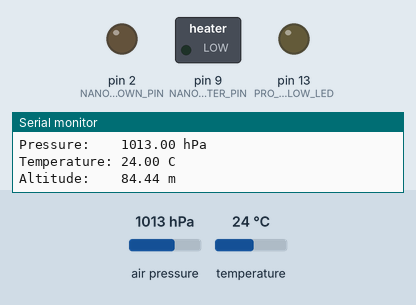
Simulated run of this sketch. Board: Arduino Uno, built with avr-gcc and run on an emulated ATmega328P. Shown: switched loads named in the sketch (green lamp = pin HIGH), output pins drawn as LEDs (lit = HIGH), the last lines printed to the serial monitor. Inputs (shaded band) come from the test bench; at power-on: temperature 24 °C, air pressure 1013 hPa. EEPROM starts erased.

Above: at 6.4 s.
6.5 s: temperature set to 2.2 °C
14.1 s: temperature set to 1.7 °C
At 14.9 s:
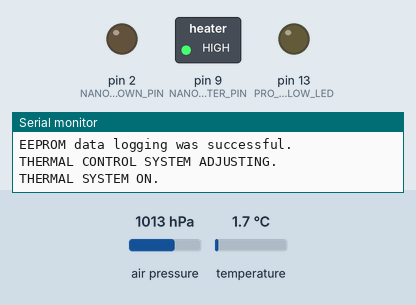
17.2 s: temperature set to 12 °C
At 18.4 s:
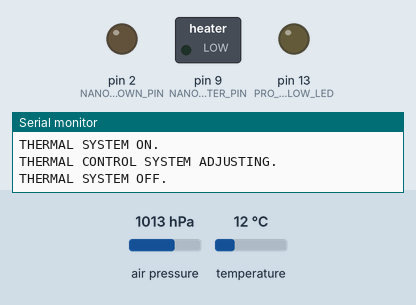
20.3 s: temperature set to 0 °C
At 20.8 s:
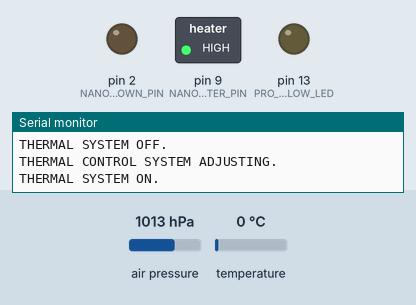
Timing chart, 0 to 23.3 s (numbered marks = the images above; inputs shaded):
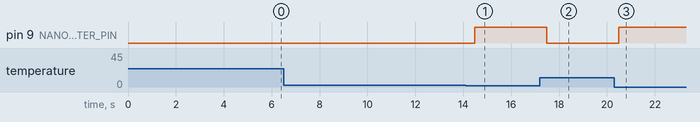

Measured:
- the behaviour switches between 2 and 1.9 °C on temperature (found by bisection; images 0 and 1)
- after the input at 14.1 s, pin 9 (NANO_HEATSINK_HEATER_PIN): LOW → HIGH after 0.39 s
- after the input at 17.2 s, pin 9 (NANO_HEATSINK_HEATER_PIN): HIGH → LOW after 0.29 s
- after the input at 20.3 s, pin 9 (NANO_HEATSINK_HEATER_PIN): LOW → HIGH after 0.19 s

The sketch:

OverviewOneMarkII.ino
```cpp
#include <Wire.h>
#include <EEPROM.h>
#include <Adafruit_Sensor.h>
#include <Adafruit_BMP085_U.h>

/* This driver assumes you are using the Arduino Pro Mini 3.3V wired as follows:
 * https://upverter.com/SolX2010/882c528eb42e3c1a/Balloon-Flight-1/
 *
 * This driver uses the Adafruit unified sensor library (Adafruit_Sensor),
 * which provides a common 'type' for sensor data and some helper functions.
 *
 * To use this driver you will also need to download the Adafruit_Sensor
 * library and include it in your libraries folder.
 * You should also assign a unique ID to this sensor for use with
 * the Adafruit Sensor API so that you can identify this particular
 * sensor in any data logs, etc.  To assign a unique ID, simply
 * provide an appropriate value in the constructor below (12345
 * is used by default in this example).
 *
 * Connections
 * ===========
 * Connect SCL to analog 5
 * Connect SDA to analog 4
 * Connect VDD to 3.3V DC
 * Connect GROUND to common ground (GND)
 *
 * History
 * =======
 * 2015/10/22 Initial code base
 */


/***************************************************************************
 * USEFUL CONSTANTS
 ***************************************************************************/
enum
{

  DEBUG = 1,                     //Change to 0 to turn OFF debug statments
  PRO_MINI = 2,
  NANO = 3,
  UNO = 4,
  NO_BUTTON = 0,
  SHORT_BUTTON_PRESS = 1,
  LONG_BUTTON_PRESS = 4,
  BUTTON_DEPRESS_MS_RESOLUTION = 10, //Software button debounce of 10 ms
  HYSTERSIS_DELAY = 500

}; //END ENUM


/***************************************************************************
 * HARDWARE PIN CONFIGURATION CONSTANTS
 * Arduino Pro Mini 5V/16 MHz ATmega328, Esplora 5V/16 MHz ATmega32u4,
 * Nano 5V/16 MHz ATmega328, & Uno 5V/16 MHz ATmega16U2 pin configuration
 * @see https://www.arduino.cc/en/Main/Products
 ***************************************************************************/
enum
{
  // The Arduino Nano, Uno, and Pro Mini use the following:
  // Outputs: D2 and D9
  // Inputs: D5, D6, D7, D8,

  NANO_CUTDOWN_PIN = 2,
  NANO_BUTTON_1_PIN = 5,
  NANO_BUTTON_2_PIN = 6,
  NANO_BUTTON_3_PIN = 7,
  NANO_BUTTON_4_PIN = 8,
  NANO_HEATSINK_HEATER_PIN = 9,

  UNO_CUTDOWN_PIN = 2,
  UNO_BUTTON_1_PIN = 5,
  UNO_BUTTON_2_PIN = 6,
  UNO_BUTTON_3_PIN = 7,
  UNO_BUTTON_4_PIN = 8,
  UNO_HEATSINK_HEATER_PIN = 9,

  PRO_MINI_CUTDOWN_PIN = 2,
  PRO_MINI_BUTTON_1_PIN = 5,
  PRO_MINI_BUTTON_2_PIN = 6,
  PRO_MINI_BUTTON_3_PIN = 7,
  PRO_MINI_BUTTON_4_PIN = 8,
  PRO_MINI_HEATSINK_HEATER_PIN = 9,
  PRO_MINI_YELLOW_LED = 13,         //D13

}; //END ENUM


/***************************************************************************
 * AVERAGE CUTDOWN TIME CONSTANTS
 ***************************************************************************/
enum
{

  BALLOON_HY_1600_100_000_FEET = 5379,     // seconds
  BALLOON_HY_1600_75_000_FEET  = 4034,     // seconds
  BALLOON_HY_1600_X_50_000_FEET  = 2689,   // seconds
  SEA_LEVEL_PRESSURE = 1023,               // hPa
  TARGET_MIN_TEMPERATURE =  2              // degrees C

}; //END ENUM


/***************************************************************************
 * GLOBAL VARIABLES
 ***************************************************************************/
int EEPROM_AddressPointer;         // Points to next memory location to write to

struct MyObject {                  // EEPROM.put() test structure
  float field1;
  byte field2;
  char name[10];
};


/***************************************************************************
 * PUBLIC FUNCTIONS
 ***************************************************************************/

Adafruit_BMP085_Unified bmp = Adafruit_BMP085_Unified(10085);

/**************************************************************************
 * Displays some basic information on this sensor from the unified
 * sensor API sensor_t type (see Adafruit_Sensor for more information)
 **************************************************************************/
void displaySensorDetails(void)
{
  sensor_t sensor;
  bmp.getSensor(&sensor);
  Serial.println("------------------------------------");
  Serial.print  ("Sensor:       ");
  Serial.println(sensor.name);
  Serial.print  ("Driver Ver:   ");
  Serial.println(sensor.version);
  Serial.print  ("Unique ID:    ");
  Serial.println(sensor.sensor_id);
  Serial.print  ("Max Value:    ");
  Serial.print(sensor.max_value);
  Serial.println(" hPa");
  Serial.print  ("Min Value:    ");
  Serial.print(sensor.min_value);    //300 hPa = 9 km 0 C = not between 10 and 27 km
  Serial.println(" hPa");
  Serial.print  ("Resolution:   ");
  Serial.print(sensor.resolution);
  Serial.println(" hPa");
  Serial.println("------------------------------------");
  Serial.println("");
  delay(5000);
}//END displaySensorDetails() FUNCTION


/*!
 * @brief Store temperature (degrees Celsius) and Pressure (hPa) into a 1 KB EEPROM.
 *
 * @details Thhis functions can write upto 128 8-Byte pieces of data to the 1KB EEPROM every
 * 100 seconds when using the Esplora, Nano, Pro Mini, and Uno Arduino products.
 *
 * @see https://www.arduino.cc/en/Reference/EEPROMPut
 *
 * @param currentTemperature temperature reading from the BMP085 sensor in degreees C.
 * @param currentPressure pressure reading from the BMP085 sensor in hPa.
 *
 * @return True if EEPROM has not overflowed - False otherwise
 */
bool LogData(float currentTemperature, float currentPressure)
{
  if (EEPROM_AddressPointer == EEPROM.length()) { // Memory pointer has overflowed
    if(DEBUG) Serial.println("ERROR! EEPROM full, please enter another quarter :)");
    float error = -1;
    EEPROM.put(0, error);         // Write -1 to EEMPROM address 0 to note overflow

    return false;
  }

  // Each float variable is 4 bytes long
  EEPROM.put(EEPROM_AddressPointer, currentTemperature);
  EEPROM_AddressPointer += sizeof(float);
  EEPROM.put(EEPROM_AddressPointer, currentPressure/100.00); //Convert Pa to hPa by dividing
  EEPROM_AddressPointer += sizeof(float);
  Serial.println("EEPROM data logging was successful.");
  return true;

}//END LogData() FUNCTION


/*!
 * @brief Deterime which thermal system (heating or cooling) to engage.
 *
 * @details This functions controls a N-channel Power MOSFET driver circuit to supply
 * current to a resistive aluminium heating element, which when off acts like a heat sink.
 *
 * @see https://upverter.com/SolX2010/882c528eb42e3c1a/Balloon-Flight-1/
 *
 * @param currentTemperature temperature reading from the BMP085 sensor in degreees C.
 *
 * @return NOTHING
 */
void adjustThermalControlSystem(int currentTemperature)
{
  if (DEBUG) Serial.println("THERMAL CONTROL SYSTEM ADJUSTING.");

  if(currentTemperature < TARGET_MIN_TEMPERATURE){
    if (DEBUG) Serial.println("THERMAL SYSTEM ON.");
    digitalWrite(PRO_MINI_HEATSINK_HEATER_PIN, HIGH);   // Turn ON MOSFET Q1 and heater
    delay(HYSTERSIS_DELAY);     //Hysteresis delay to stop thermal system from toggle high and low
  }
  else{
    if (DEBUG) Serial.println("THERMAL SYSTEM OFF.");
    digitalWrite(PRO_MINI_HEATSINK_HEATER_PIN, LOW);   // Turn OFF MOSFET Q1 and allow heat sink to cool electronics
    delay(HYSTERSIS_DELAY);     //Hysteresis delay to stop thermal system from toggle high and low
  }//END ELSEIDF

}//END adjustThermalControlSystem() FUNCTION


/*!
 * @brief Prints data in the 1KB EEPROM collected during flight.
 *
 * @details This functions reads and prints the 128 8-byte data pairs (temp & pressure)
 * stored by the logData function.
 *
 * @see https://www.arduino.cc/en/Tutorial/EEPROMGet
 *
 * @param NONE
 *
 * @return NOTHING
 */
void EEPROMGET(){
  float f = 0.00f;   //Variable to store data read from EEPROM.
  int eeAddress = 0; //EEPROM address to start reading from

  for (int i = 0; i <= 127; i++){
    EEPROM.get(eeAddress, f);
    Serial.print("\nEEPROM ADDRESS #");
    Serial.println(i);
    Serial.print("EEPROM DATA = ");
    Serial.println(f, 3);    //This may print 'ovf, nan' if the data inside the EEPROM is not a valid float.
    eeAddress += sizeof(float); //Move address to the next byte after float 'f'.
  }
}


/*!
 * @brief Example test code from Github for the BMP085 sensor.
 *
 * @details This precision sensor from Bosch is the best low-cost sensing solution for measuring
 * barometric pressure and temperature. Because pressure changes with altitude you can also use it
 * as an altimeter!
 *
 * @see https://github.com/adafruit/Adafruit_BMP085_Unified/blob/master/examples/sensorapi/sensorapi.pde
 *
 * @param NONE
 *
 * @return NOTHING
 */
void unitTestBMP085(void)
{

  // Test Adafruit_BMP085_Unified Class
  Serial.println("Testing EAdafruit_BMP085_Unified Class.");

  /* Get a new sensor event */
  sensors_event_t event;
  bmp.getEvent(&event);

  /* Display the results (barometric pressure is measure in hPa) */
  if (event.pressure)
  {
    /* Display atmospheric pressue in hPa */
    Serial.print("Pressure:    ");
    Serial.print(event.pressure);
    Serial.println(" hPa");

    /* Calculating altitude with reasonable accuracy requires pressure    *
     * sea level pressure for your position at the moment the data is     *
     * converted, as well as the ambient temperature in degress           *
     * celcius.  If you don't have these values, a 'generic' value of     *
     * 1013.25 hPa can be used (defined as SENSORS_PRESSURE_SEALEVELHPA   *
     * in sensors.h), but this isn't ideal and will give variable         *
     * results from one day to the next.                                  *
     *                                                                    *
     * You can usually find the current SLP value by looking at weather   *
     * websites or from environmental information centers near any major  *
     * airport.                                                           *
     *                                                                    *
     * For example, for Paris, France you can check the current mean      *
     * pressure and sea level at: http://bit.ly/16Au8ol                   */

    /* First we get the current temperature from the BMP085 */
    float temperature;
    bmp.getTemperature(&temperature);
    Serial.print("Temperature: ");
    Serial.print(temperature);
    Serial.println(" C");

    /* Then convert the atmospheric pressure, and SLP to altitude         *
     * Update this next line with the current SLP for better results      *
     * SLP = 1022 hPa at Denver International Airport                     */
    float seaLevelPressure = 1023.2; //SENSORS_PRESSURE_SEALEVELHPA;
    Serial.print("Altitude:    ");
    Serial.print(bmp.pressureToAltitude(seaLevelPressure, event.pressure));
    Serial.println(" m");
    Serial.println("");
  }
  else
  {
    Serial.println("Sensor error: DANGER, Will Robinson");
  }
  delay(1000);

  // Test EEPROM.put() function
  Serial.print("Testing EEPROM.put() function");
  float f = 123.456f;  //Variable to store in EEPROM.
  int eeAddress = 0;   //Location we want the data to be put.

  //One simple call, with the address first and the object second.
  EEPROM.put(eeAddress, f);

  Serial.println("Written float data type!");

  /** Put is designed for use with custom structures also. **/

  //Data to store.
  MyObject customVar = {
    3.14f,
    65,
    "Working!"
  };

  eeAddress += sizeof(float); //Move address to the next byte after float 'f'.


  //EEPROM.put(eeAddress, customVar);
  Serial.print("Custom data type written! \nView the example sketch eeprom_get to see how you can retrieve the values! \n\n");

  /*
  //MAIN LOOP test data logging too many data points into EEPROM 150 > 127
  for (int i = 0; i < 150; i++){
    bmp.getTemperature(&currentTemperature);
    bmp.getPressure(&currentPressure);
    ok &= LogData(currentTemperature, currentPressure);
    Serial.print("Loop #");
    Serial.println(i);
    delay(250);
  }//END FOR LOOP
  */
   EEPROMGET();
}//END unitTest() FUNCTION


/*!
 * @brief Configure the general purpose the input and output pins.
 *
 * @details This function configures the hardware depending on Arduino product used.
 *
 * @see https://www.arduino.cc/en/Main/Products
 *
 * @param arduinoBoardName - Development board selected for your project
 *
 * @return NOTHING
 */
void selectHardwareConfiguration(int arduinoBoardName)
{
  switch(arduinoBoardName){
    case PRO_MINI: //BUTTON_2_PIN:
      if (DEBUG) Serial.println("Arduino Pro Mini selected.");
      pinMode(PRO_MINI_CUTDOWN_PIN, OUTPUT);
      pinMode(PRO_MINI_BUTTON_1_PIN, INPUT_PULLUP);
      pinMode(PRO_MINI_BUTTON_2_PIN, INPUT_PULLUP);
      pinMode(PRO_MINI_BUTTON_3_PIN, INPUT_PULLUP);
      pinMode(PRO_MINI_BUTTON_4_PIN, INPUT_PULLUP);
      pinMode(PRO_MINI_YELLOW_LED, OUTPUT);
      pinMode(PRO_MINI_HEATSINK_HEATER_PIN, OUTPUT);
      break;
    case NANO: //BUTTON_3_PIN:
      if (DEBUG) Serial.println("Arduino Nano selected.");
      pinMode(NANO_CUTDOWN_PIN, OUTPUT);
      pinMode(NANO_BUTTON_1_PIN, INPUT_PULLUP);
      pinMode(NANO_BUTTON_2_PIN, INPUT_PULLUP);
      pinMode(NANO_BUTTON_3_PIN, INPUT_PULLUP);
      pinMode(NANO_BUTTON_4_PIN, INPUT_PULLUP);
      pinMode(NANO_HEATSINK_HEATER_PIN, OUTPUT);
      break;
    case UNO: //BUTTON_4_PIN:
      if (DEBUG) Serial.println("Arduino Uno selected.");
      pinMode(UNO_CUTDOWN_PIN, OUTPUT);
      pinMode(UNO_BUTTON_1_PIN, INPUT_PULLUP);
      pinMode(UNO_BUTTON_2_PIN, INPUT_PULLUP);
      pinMode(UNO_BUTTON_3_PIN, INPUT_PULLUP);
      pinMode(UNO_BUTTON_4_PIN, INPUT_PULLUP);
      pinMode(UNO_HEATSINK_HEATER_PIN, OUTPUT);
      break;
    default:
      Serial.println("ERROR! Invalid Arduino development board selected. Get a new job :)");
      break;
   }//END SWITCH

}//END selectHardwareConfiguration() FUNCTION


/**************************************************************************
 * Arduino setup function (automatically called at startup)
 **************************************************************************/
void setup(void)
{
  Serial.begin(9600);

  delay(100);
  while (!Serial);

  selectHardwareConfiguration(PRO_MINI);

  EEPROM_AddressPointer = 0;  // Initialize global variable

  /* Initialise the sensor */
  if(!bmp.begin()){
    //* There was a problem detecting the BMP085 ... check your connections */
    if(DEBUG) Serial.print("Ooops, no BMP085 detected ... Check your wiring or I2C ADDR!");
    while(1);
  }
  /* Display some basic information on this sensor */

  displaySensorDetails();

}//END setup() FUNCTION


/**************************************************************************
 * Arduino MAIN (automatically called after setup function)
 **************************************************************************/
void loop(void)
{
  int i = 1;                             // While loop increment
  bool nextButtonPressed = false;

  /* Get a new sensor event */
  sensors_event_t event;
  bmp.getEvent(&event);
  float currentTemperature, currentPressure, currentAltitude;
  bool ok = true;                       // System status flag
  bool systemOn = true;


  if(DEBUG){
    Serial.println("Overview One BMP085 Sensor Connection Test STARTING. \n");
    unitTestBMP085();
    Serial.println("Overview One BMP085 Sensor Connection Test PASSED. \n\n");
    delay(1000);
  }


  //START THERMAL CONTROL SYSTEM AND LOGGING DATA EVERY 100 SECONDS
  if (DEBUG) Serial.println("START THERMAL CONTROL SYSTEM AND LOG DATA EVERY 100 SECONDS.");
  while(systemOn){
    // Loop every 100 seconds until button #1 is pressed again
    // ADD STUFF TO DO WHILE IN FLIGHT TO THIS WHILE LOOP
    bmp.getTemperature(&currentTemperature);
    bmp.getPressure(&currentPressure);
    adjustThermalControlSystem(currentTemperature);
    ok &= LogData(currentTemperature, currentPressure);

    // Pause 100 seconds for data logging, but update thermal control system every 1 second
    for (int sec = 0; sec < 100; sec++){
      delay(1000);
      bmp.getTemperature(&currentTemperature);
      adjustThermalControlSystem(currentTemperature);
    }//END FOR LOOP
  }//END OUTER WHILE LOOP

}//END MAIN LOOP
```
